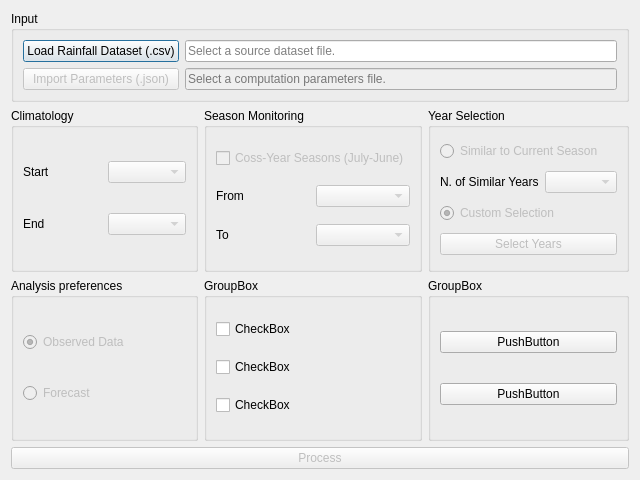
<?xml version="1.0" encoding="UTF-8"?>
<ui version="4.0">
 <class>NSMPGDialogBase</class>
 <widget class="QDialog" name="NSMPGDialogBase">
  <property name="geometry">
   <rect>
    <x>0</x>
    <y>0</y>
    <width>640</width>
    <height>480</height>
   </rect>
  </property>
  <property name="windowTitle">
   <string>New SMPG</string>
  </property>
  <layout class="QGridLayout" name="gridLayout">
   <item row="2" column="0">
    <widget class="QGroupBox" name="analysisGroup">
     <property name="title">
      <string>Analysis preferences</string>
     </property>
     <layout class="QGridLayout" name="gridLayout_9">
      <item row="0" column="0">
       <widget class="QRadioButton" name="observedDataRadioButton">
        <property name="enabled">
         <bool>false</bool>
        </property>
        <property name="text">
         <string>Observed Data</string>
        </property>
        <property name="checked">
         <bool>true</bool>
        </property>
       </widget>
      </item>
      <item row="1" column="0">
       <widget class="QRadioButton" name="forecastRadioButton">
        <property name="enabled">
         <bool>false</bool>
        </property>
        <property name="text">
         <string>Forecast</string>
        </property>
       </widget>
      </item>
     </layout>
    </widget>
   </item>
   <item row="0" column="0" colspan="3">
    <widget class="QGroupBox" name="inputGroup">
     <property name="sizePolicy">
      <sizepolicy hsizetype="Preferred" vsizetype="Maximum">
       <horstretch>0</horstretch>
       <verstretch>0</verstretch>
      </sizepolicy>
     </property>
     <property name="title">
      <string>Input</string>
     </property>
     <layout class="QGridLayout" name="gridLayout_2">
      <item row="0" column="0">
       <widget class="QPushButton" name="loadFileButton">
        <property name="text">
         <string>Load Rainfall Dataset (.csv)</string>
        </property>
       </widget>
      </item>
      <item row="1" column="0">
       <widget class="QPushButton" name="importParametersButton">
        <property name="enabled">
         <bool>false</bool>
        </property>
        <property name="text">
         <string>Import Parameters (.json)</string>
        </property>
       </widget>
      </item>
      <item row="1" column="1">
       <widget class="QLineEdit" name="importParametersLineEdit">
        <property name="enabled">
         <bool>false</bool>
        </property>
        <property name="placeholderText">
         <string>Select a computation parameters file.</string>
        </property>
       </widget>
      </item>
      <item row="0" column="1">
       <widget class="QLineEdit" name="datasetInputLineEdit">
        <property name="placeholderText">
         <string>Select a source dataset file.</string>
        </property>
       </widget>
      </item>
     </layout>
    </widget>
   </item>
   <item row="1" column="2">
    <widget class="QGroupBox" name="yearSelectionGroup">
     <property name="enabled">
      <bool>true</bool>
     </property>
     <property name="title">
      <string>Year Selection</string>
     </property>
     <layout class="QGridLayout" name="gridLayout_8">
      <item row="1" column="0">
       <widget class="QLabel" name="simyrlabel">
        <property name="text">
         <string>N. of Similar Years</string>
        </property>
       </widget>
      </item>
      <item row="2" column="0" colspan="2">
       <widget class="QRadioButton" name="customYearsRadioButton">
        <property name="enabled">
         <bool>false</bool>
        </property>
        <property name="text">
         <string>Custom Selection</string>
        </property>
        <property name="checked">
         <bool>true</bool>
        </property>
       </widget>
      </item>
      <item row="3" column="0" colspan="2">
       <widget class="QPushButton" name="selectYearsButton">
        <property name="enabled">
         <bool>false</bool>
        </property>
        <property name="text">
         <string>Select Years</string>
        </property>
       </widget>
      </item>
      <item row="1" column="1">
       <widget class="QComboBox" name="similarYearsComboBox">
        <property name="enabled">
         <bool>false</bool>
        </property>
       </widget>
      </item>
      <item row="0" column="0" colspan="2">
       <widget class="QRadioButton" name="similarYearsRadioButton">
        <property name="enabled">
         <bool>false</bool>
        </property>
        <property name="text">
         <string>Similar to Current Season</string>
        </property>
        <property name="checked">
         <bool>false</bool>
        </property>
       </widget>
      </item>
     </layout>
    </widget>
   </item>
   <item row="2" column="2">
    <widget class="QGroupBox" name="groupBox_4">
     <property name="title">
      <string>GroupBox</string>
     </property>
     <layout class="QGridLayout" name="gridLayout_11">
      <item row="0" column="0">
       <widget class="QPushButton" name="pushButton_2">
        <property name="text">
         <string>PushButton</string>
        </property>
       </widget>
      </item>
      <item row="1" column="0">
       <widget class="QPushButton" name="pushButton_3">
        <property name="text">
         <string>PushButton</string>
        </property>
       </widget>
      </item>
     </layout>
    </widget>
   </item>
   <item row="1" column="1">
    <widget class="QGroupBox" name="monitoringGroup">
     <property name="enabled">
      <bool>true</bool>
     </property>
     <property name="title">
      <string>Season Monitoring</string>
     </property>
     <layout class="QGridLayout" name="gridLayout_5">
      <item row="2" column="1">
       <widget class="QComboBox" name="seasonEndComboBox">
        <property name="enabled">
         <bool>false</bool>
        </property>
       </widget>
      </item>
      <item row="1" column="1">
       <widget class="QComboBox" name="seasonStartComboBox">
        <property name="enabled">
         <bool>false</bool>
        </property>
       </widget>
      </item>
      <item row="1" column="0">
       <widget class="QLabel" name="sestartlabel">
        <property name="text">
         <string>From</string>
        </property>
       </widget>
      </item>
      <item row="2" column="0">
       <widget class="QLabel" name="sesendlabel">
        <property name="text">
         <string>To</string>
        </property>
       </widget>
      </item>
      <item row="0" column="0" colspan="2">
       <widget class="QCheckBox" name="crossYearsCheckBox">
        <property name="enabled">
         <bool>false</bool>
        </property>
        <property name="text">
         <string>Coss-Year Seasons (July-June)</string>
        </property>
       </widget>
      </item>
     </layout>
    </widget>
   </item>
   <item row="1" column="0">
    <widget class="QGroupBox" name="climatologyGroup">
     <property name="enabled">
      <bool>true</bool>
     </property>
     <property name="title">
      <string>Climatology</string>
     </property>
     <layout class="QGridLayout" name="gridLayout_3">
      <item row="1" column="0">
       <widget class="QLabel" name="climendlabel">
        <property name="text">
         <string>End</string>
        </property>
       </widget>
      </item>
      <item row="0" column="2">
       <widget class="QComboBox" name="climatologyStartComboBox">
        <property name="enabled">
         <bool>false</bool>
        </property>
       </widget>
      </item>
      <item row="0" column="0">
       <widget class="QLabel" name="climstartlabel">
        <property name="enabled">
         <bool>true</bool>
        </property>
        <property name="text">
         <string>Start</string>
        </property>
       </widget>
      </item>
      <item row="1" column="2">
       <widget class="QComboBox" name="climatologyEndComboBox">
        <property name="enabled">
         <bool>false</bool>
        </property>
       </widget>
      </item>
     </layout>
    </widget>
   </item>
   <item row="2" column="1">
    <widget class="QGroupBox" name="groupBox_3">
     <property name="title">
      <string>GroupBox</string>
     </property>
     <layout class="QGridLayout" name="gridLayout_10">
      <item row="1" column="0">
       <widget class="QCheckBox" name="checkBox_2">
        <property name="text">
         <string>CheckBox</string>
        </property>
       </widget>
      </item>
      <item row="0" column="0">
       <widget class="QCheckBox" name="checkBox">
        <property name="text">
         <string>CheckBox</string>
        </property>
       </widget>
      </item>
      <item row="2" column="0">
       <widget class="QCheckBox" name="checkBox_3">
        <property name="text">
         <string>CheckBox</string>
        </property>
       </widget>
      </item>
     </layout>
    </widget>
   </item>
   <item row="3" column="0" colspan="3">
    <widget class="QPushButton" name="processButton">
     <property name="enabled">
      <bool>false</bool>
     </property>
     <property name="text">
      <string>Process</string>
     </property>
    </widget>
   </item>
  </layout>
 </widget>
 <resources/>
 <connections/>
</ui>
